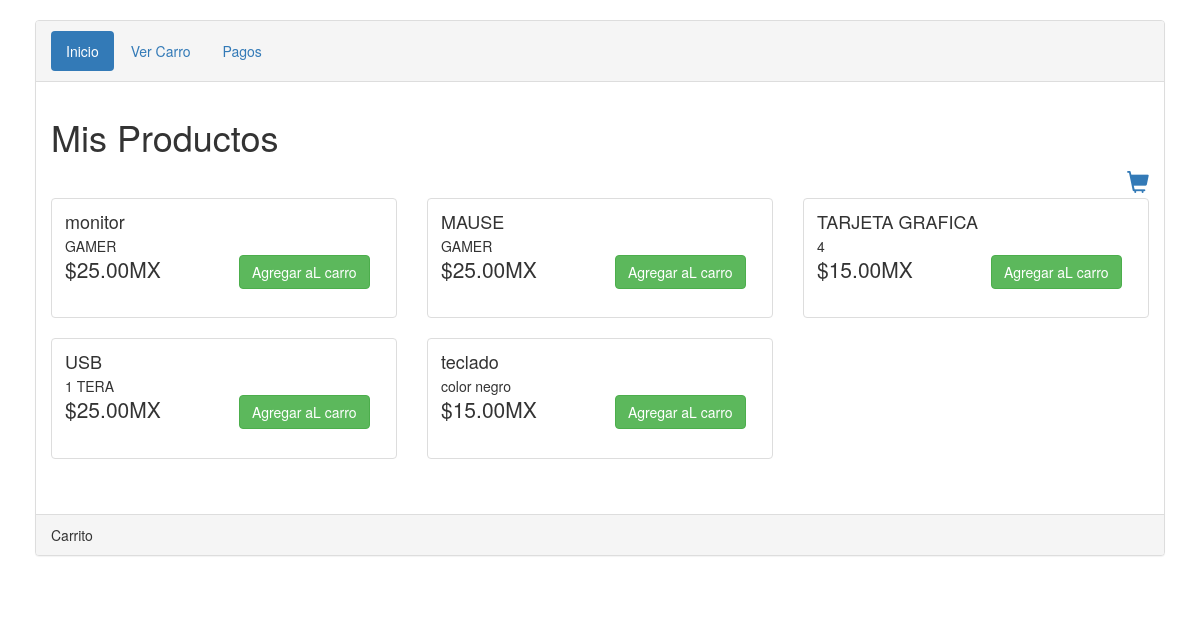
The page / on the database its author committed.
### tables this page shows
CREATE TABLE IF NOT EXISTS `mis_productos` (
  `id` int(11) NOT NULL AUTO_INCREMENT,
  `name` varchar(200) NOT NULL,
  `description` text NOT NULL,
  `price` float(10,2) NOT NULL,
  `created` datetime NOT NULL,
  `modified` datetime NOT NULL,
  `status` enum('1','0') NOT NULL DEFAULT '1',
  PRIMARY KEY (`id`)
);

### index.php (the view, shortened to what this page needs)
<?php
include 'Configuracion.php';
?>
<!DOCTYPE html>
<html lang="es">
<head>
    <link rel="stylesheet" href="http://maxcdn.bootstrapcdn.com/bootstrap/3.3.7/css/bootstrap.min.css">
</head>
</head>
<body>
<div class="container">
<div class="panel panel-default">
<div class="panel-heading">
<ul class="nav nav-pills">
  <li role="presentation" class="active"><a href="index.php">Inicio</a></li>
  <li role="presentation"><a href="VerCarta.php">Ver Carro</a></li>
  <li role="presentation"><a href="Pagos.php">Pagos</a></li>
</ul>
</div>
<div class="panel-body">
    <h1>Mis Productos</h1>
    <a href="VerCarta.php" class="cart-link" title="Ver Carta"><i class="glyphicon glyphicon-shopping-cart"></i></a>
    <div id="products" class="row list-group">
        <?php
        $query = $db->query("SELECT * FROM mis_productos ORDER BY id DESC LIMIT 10");
        if($query->num_rows > 0){
            while($row = $query->fetch_assoc()){
        ?>
        <div class="item col-lg-4">
            <div class="thumbnail">
                <div class="caption">
                    <h4 class="list-group-item-heading"><?php echo $row["name"]; ?></h4>
                    <p class="list-group-item-text"><?php echo $row["description"]; ?></p>
                    <div class="row">
                        <div class="col-md-6">
                            <p class="lead"><?php echo '$'.$row["price"].'MX'; ?></p>
                        </div>
                        <div class="col-md-6">
                            <a class="btn btn-success" href="AccionCarta.php?action=addToCart&id=<?php echo $row["id"]; ?>">Agregar aL carro</a>
                        </div>
                    </div>
                </div>
            </div>
        </div>
        <?php } }else{ ?>
        <p>Producto(s) no existe.....</p>
        <?php } ?>
    </div>
        </div>
 <div class="panel-footer">Carrito</div>
 </div>
</div>
</body>
</html>

### index.php (style rules this page uses)
.container { padding: 20px; }
.cart-link { width: 100%;text-align: right;display: block;font-size: 22px; }

### rows shown on the page
mis_productos: name "monitor", description "GAMER", price "25.00"
mis_productos: name "MAUSE", description "GAMER", price "25.00"
mis_productos: name "TARJETA GRAFICA", description "4", price "15.00"
mis_productos: name "USB", description "1 TERA", price "25.00"
mis_productos: name "teclado", description "color negro", price "15.00"
